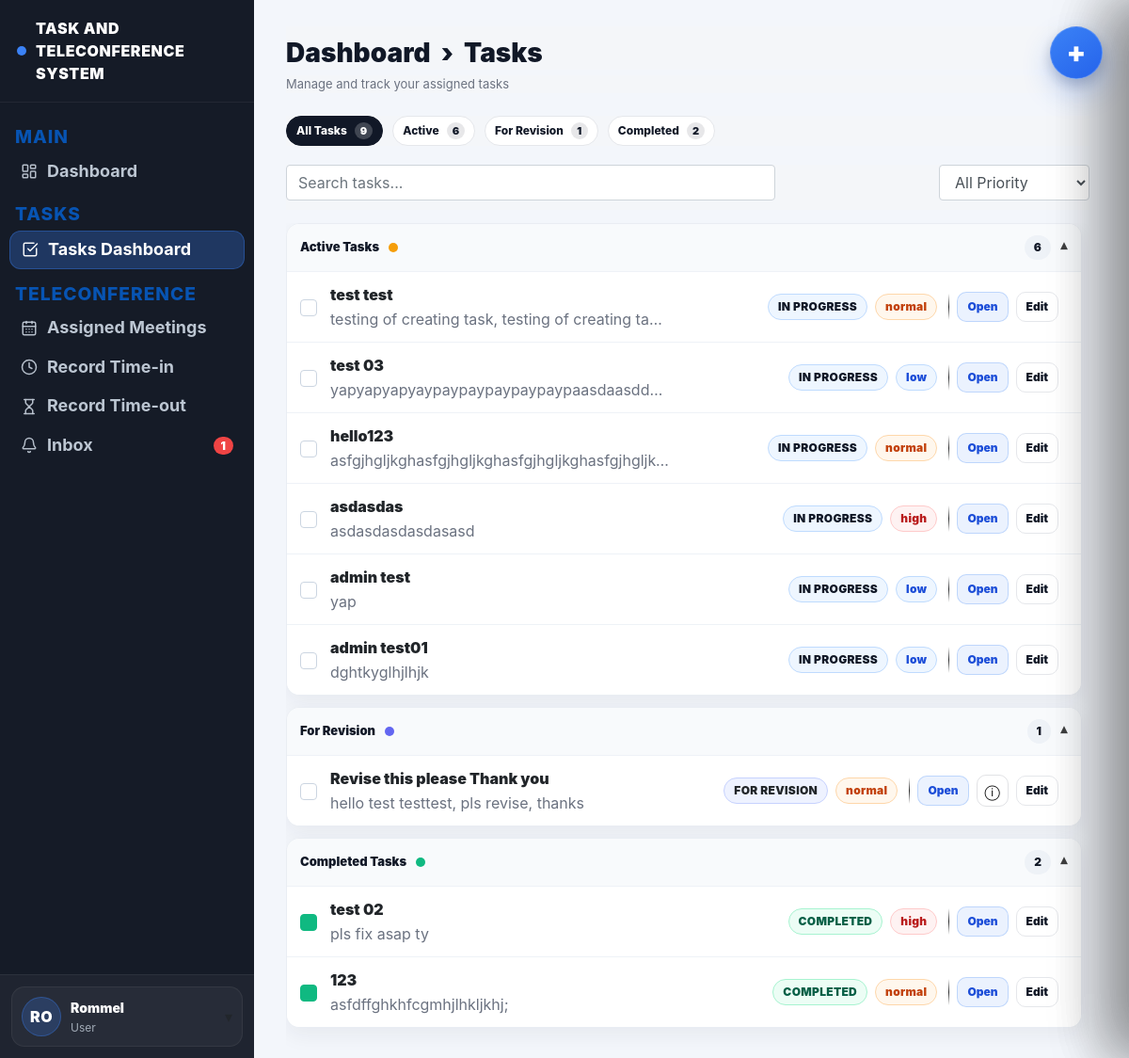
The app's page /task-dashboard (signed in), older data.
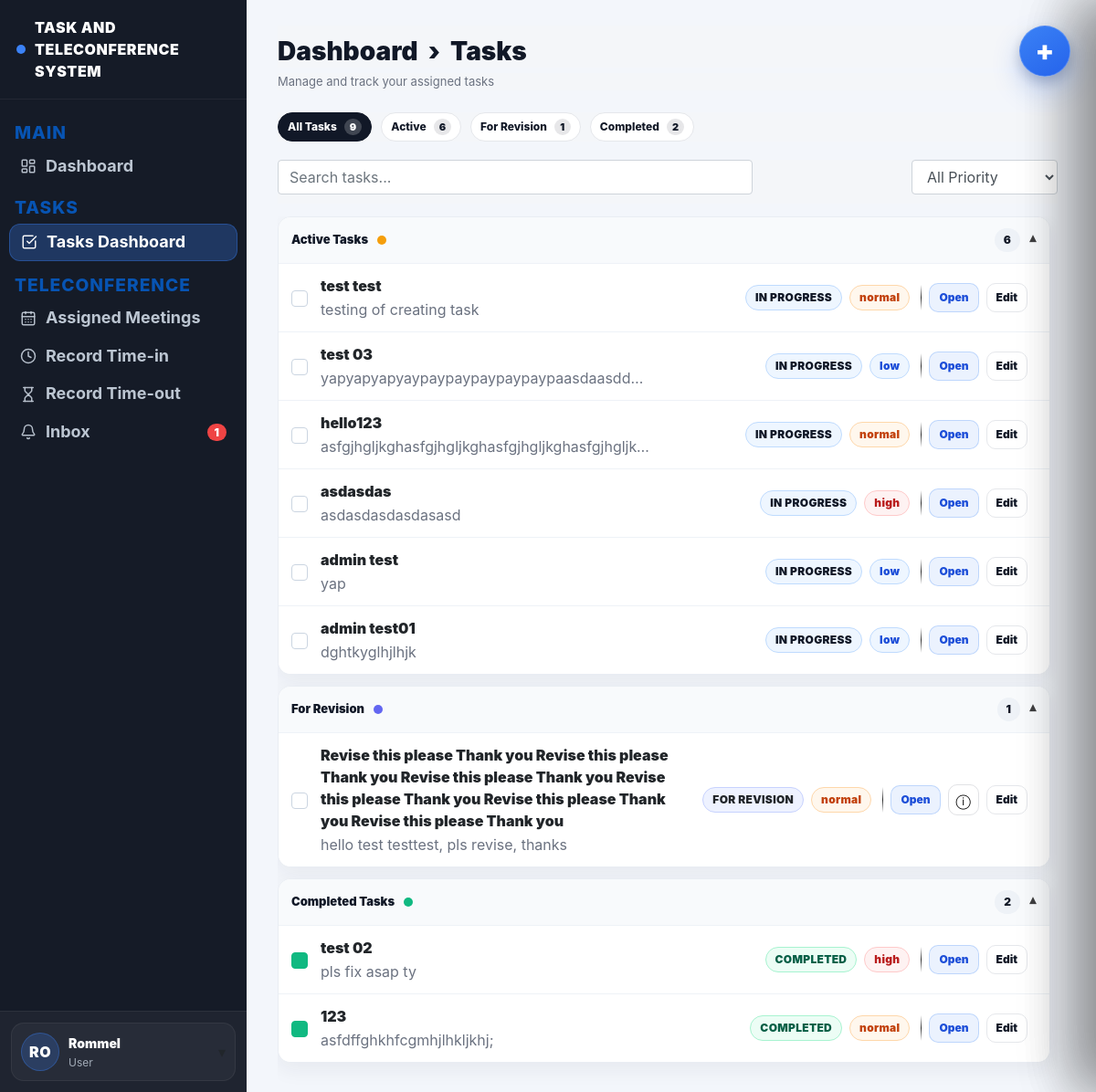
The same page, newer data.
### website/models.py (models this page shows, shortened)
class User(db.Model, UserMixin):
    id = db.Column(db.Integer, primary_key=True)
    email = db.Column(db.String(150), unique=True)
    password = db.Column(db.String(150))
    firstname = db.Column(db.String(150))
    is_admin = db.Column(db.Boolean, default=False)
    role = db.Column(db.String(20), default="user")
    notes = db.relationship('Note')
    notifications = db.relationship('Notification', lazy=True, cascade="all, delete-orphan")

class Task(db.Model):
    id = db.Column(db.Integer, primary_key=True)
    title = db.Column(db.String(200), nullable=False)
    description = db.Column(db.Text)
    assigned_to = db.Column(db.Integer, db.ForeignKey('user.id'))
    assigned_user = db.relationship('User', foreign_keys=[assigned_to])
    status = db.Column(db.String(50), default="assigned")
    priority = db.Column(db.String(20), default="normal")
    deadline = db.Column(db.DateTime)
    file_path = db.Column(db.String(300))
    last_edited_by = db.Column(db.Integer, nullable=True)
    last_edited_at = db.Column(db.DateTime, server_default=func.now(), onupdate=func.now())
    created_at = db.Column(db.DateTime(timezone=True), server_default=func.now())

### website/views.py (the view)
@views.route('/task-dashboard')
@login_required
def task_dashboard():
    if current_user.is_admin:
        tasks = Task.query.order_by(Task.created_at.desc()).all()
    else:
        tasks = Task.query.all()
    unread_count = Notification.query.filter_by(user_id=current_user.id, is_read=False).count()
    return render_template(
        "task_dashboard.html",
        user=current_user,
        tasks=tasks,
        unread_count=unread_count
    )

### website/templates/task_dashboard.html (shortened to what this page needs)
{% extends "base.html" %}
{% block content %}
<div class="main-inner">
  <h1 class="td-title">Dashboard &nbsp;›&nbsp; Tasks</h1>
  <div class="td-sub">Manage and track your assigned tasks</div>
  {% set all_count = tasks|length if tasks else 0 %}
  {% set revision_tasks = tasks|selectattr("status","equalto","for_revision")|list if tasks else [] %}
  {% set revision_count = revision_tasks|length %}
  {% set completed_tasks = tasks|selectattr("status","equalto","completed")|list if tasks else [] %}
  {% set completed_count = completed_tasks|length %}
  {% set active_tasks = tasks|rejectattr("status","equalto","completed")
                            |rejectattr("status","equalto","for_revision")
                            |list if tasks else [] %}
  {% set active_count = active_tasks|length %}
  <div class="td-pills">
    <button class="pill-tab active" type="button" data-filter="all">
      All Tasks <span class="pill-count">{{ all_count }}</span>
    </button>
    <button class="pill-tab" type="button" data-filter="active">
      Active <span class="pill-count">{{ active_count }}</span>
    </button>
    <button class="pill-tab" type="button" data-filter="revision">
      For Revision <span class="pill-count">{{ revision_count }}</span>
    </button>
    <button class="pill-tab" type="button" data-filter="completed">
      Completed <span class="pill-count">{{ completed_count }}</span>
    </button>
  </div>
  <div class="td-toolbar">
    <input id="taskSearch" class="form-control td-search" placeholder="Search tasks..." />
    <select id="priorityFilter" class="form-control td-filter" style="width:160px;">
      <option value="all">All Priority</option>
    </select>
  </div>
  <div class="scroll">
    <div class="sec open" data-section="active">
      <button class="sec-h" type="button">
        <div class="sec-h-left">
          <span class="sec-title">Active Tasks</span>
          <span class="sec-badge badge-active"></span>
        </div>
        <div style="display:flex; align-items:center; gap:10px;">
          <span class="sec-count">{{ active_count }}</span>
          <span class="sec-caret">▾</span>
        </div>
      </button>
      <div class="sec-body">
        {% if active_tasks and active_tasks|length > 0 %}
          {% for task in active_tasks %}
            <div class="task-row task-item"
                 id="task-{{ task.id }}"
                 data-task-id="{{ task.id }}"
                 data-status="{{ task.status }}"
                 data-title="{{ (task.title ~ ' ' ~ (task.description or ''))|lower }}"
                 data-priority="{{ (task.priority or 'normal')|lower if task.priority is defined else 'normal' }}">
              <div class="task-left">
                <div class="task-check"></div>
                <div class="task-info">
                  <a class="task-title-link"
                     href="{{ url_for('views.task_dashboard') }}?focus={{ task.id }}"
                     data-focus-task="{{ task.id }}">
                    {{ task.title }}
                  </a>
                  <div class="task-meta">
                    {{ task.description }}
                  </div>
                </div>
                <div class="task-tags">
                  <span class="status st-active">{{ task.status|replace("_"," ")|upper }}</span>
                  {% set pr = (task.priority or 'normal')|lower %}
                  <span class="prio prio-{{ pr }}">{{ pr|upper }}</span>
                </div>
              </div>
              <div class="task-right">
                <div class="task-actions">
                  <button type="button" class="btn-mini" data-open-task="{{ task.id }}">Open</button>
                  <button type="button" class="btn-mini ghost" data-edit-task="{{ task.id }}">Edit</button>
                </div>
              </div>
            </div>
          {% endfor %}
        {% else %}
          <div style="padding:12px 14px; color:#6b7280;">No active tasks.</div>
        {% endif %}
      </div>
    </div>
    <div class="sec open" data-section="revision">
      <button class="sec-h" type="button">
        <div class="sec-h-left">
          <span class="sec-title">For Revision</span>
          <span class="sec-badge" style="background:#6366f1;"></span>
        </div>
        <div style="display:flex; align-items:center; gap:10px;">
          <span class="sec-count">{{ revision_count }}</span>
          <span class="sec-caret">▾</span>
        </div>
      </button>
      <div class="sec-body">
        {% if revision_tasks and revision_tasks|length > 0 %}
          {% for task in revision_tasks %}
            <div class="task-row task-item"
                 id="task-{{ task.id }}"
                 data-task-id="{{ task.id }}"
                 data-status="{{ task.status }}"
                 data-title="{{ (task.title ~ ' ' ~ (task.description or ''))|lower }}"
                 data-priority="{{ (task.priority or 'normal')|lower }}">
              <div class="task-left">
                <div class="task-check"></div>
                <div class="task-info">
                  <a class="task-title-link"
                     href="{{ url_for('views.task_dashboard') }}?focus={{ task.id }}"
                     data-focus-task="{{ task.id }}">
                    {{ task.title }}
                  </a>
                  <div class="task-meta">{{ task.description }}</div>
                </div>
                <div class="task-tags">
                  <span class="status" style="background:#eef2ff;border-color:#c7d2fe;">
                    {{ task.status|replace("_"," ")|upper }}
                  </span>
                  {% set pr = (task.priority or 'normal')|lower %}
                  <span class="prio prio-{{ pr }}">{{ pr|upper }}</span>
                </div>
              </div>
              <div class="task-right">
                <div class="task-actions">
                  <button type="button" class="btn-mini" data-open-task="{{ task.id }}">Open</button>
                  <button type="button"
                          class="btn-icon ghost"
                          title="Details"
                          aria-label="Details"
                          data-focus-task="{{ task.id }}">
                    ⓘ
                  </button>
                  <button type="button" class="btn-mini ghost" data-edit-task="{{ task.id }}">Edit</button>
                </div>
              </div>
            </div>
          {% endfor %}
        {% else %}
          <div style="padding:12px 14px; color:#6b7280;">No tasks for revision.</div>
        {% endif %}
      </div>
    </div>
    <div class="sec open" data-section="completed">
      <button class="sec-h" type="button">
        <div class="sec-h-left">
          <span class="sec-title">Completed Tasks</span>
          <span class="sec-badge badge-done"></span>
        </div>
        <div style="display:flex; align-items:center; gap:10px;">
          <span class="sec-count">{{ completed_count }}</span>
          <span class="sec-caret">▾</span>
        </div>
      </button>
      <div class="sec-body">
        {% if completed_tasks and completed_tasks|length > 0 %}
          {% for task in completed_tasks %}
            <div class="task-row task-item"
                 id="task-{{ task.id }}"
                 data-task-id="{{ task.id }}"
                 data-status="{{ task.status }}"
                 data-title="{{ (task.title ~ ' ' ~ (task.description or ''))|lower }}"
                 data-priority="{{ (task.priority or 'normal')|lower }}">
              <div class="task-left">
                <div class="task-check" style="background:#10b981; border-color:#10b981;"></div>
                <div class="task-info">
                  <a class="task-title-link"
                     href="{{ url_for('views.task_dashboard') }}?focus={{ task.id }}"
                     data-focus-task="{{ task.id }}">
                    {{ task.title }}
                  </a>
                  <div class="task-meta">{{ task.description }}</div>
                </div>
                <div class="task-tags">
                  <span class="status st-done">{{ task.status|replace("_"," ")|upper }}</span>
                  {% set pr = (task.priority or 'normal')|lower %}
                  <span class="prio prio-{{ pr }}">{{ pr|upper }}</span>
                </div>
              </div>
              <div class="task-right">
                <div class="task-actions">
                  <button type="button" class="btn-mini" data-open-task="{{ task.id }}">Open</button>
                  <button type="button" class="btn-mini ghost" data-edit-task="{{ task.id }}">Edit</button>
                </div>
              </div>
            </div>
          {% endfor %}
        {% else %}
          <div style="padding:12px 14px; color:#6b7280;">No completed tasks yet.</div>
        {% endif %}
      </div>
    </div>
    <br><br>
  </div>
</div>
<button type="button" class="fab-task" id="openTaskDrawer" aria-label="Create task">
  <span class="fab-plus">+</span>
</button>
{% endblock %}

### website/templates/base.html (shortened to what this page needs)
<!DOCTYPE html>
<html>
<head>
  <link
    rel="stylesheet"
    href="https://stackpath.bootstrapcdn.com/bootstrap/4.4.1/css/bootstrap.min.css"
  />
  <link
    rel="stylesheet"
    href="https://stackpath.bootstrapcdn.com/font-awesome/4.7.0/css/font-awesome.min.css"
  />
  <link rel="stylesheet" href="{{ url_for('static', filename='styles.css') }}">
</head>
<body>
<div class="app-shell">
  <aside class="sidebar-dark">
    <div class="sidebar-brand">
      <span class="dot"></span>
      TASK AND TELECONFERENCE SYSTEM
    </div>
    <div class="sidebar-nav">
      <div class="sidebar-section">MAIN</div>
      <a class="sidebar-link {% if request.endpoint == 'views.user_dashboard' %}active{% endif %}"
         href="{{ url_for('views.user_dashboard') }}">
        <i data-lucide="layout-dashboard" class="sidebar-icon" aria-hidden="true"></i>
        <span>Dashboard</span>
      </a>
      <div class="sidebar-section">TASKS</div>
      <a class="sidebar-link {% if request.endpoint == 'views.task_dashboard' %}active{% endif %}"
         href="{{ url_for('views.task_dashboard') }}">
        <i data-lucide="check-square" class="sidebar-icon" aria-hidden="true"></i>
        <span>Tasks Dashboard</span>
      </a>
      <div class="sidebar-section">TELECONFERENCE</div>
      <a class="sidebar-link {% if request.endpoint == 'views.assigned_meetings' %}active{% endif %}"
         href="{{ url_for('views.assigned_meetings') }}">
        <i data-lucide="calendar-days" class="sidebar-icon" aria-hidden="true"></i>
        <span>Assigned Meetings</span>
      </a>
      <a class="sidebar-link {% if request.endpoint == 'views.record_timein' %}active{% endif %}"
         href="{{ url_for('views.record_timein') }}">
        <i data-lucide="clock" class="sidebar-icon" aria-hidden="true"></i>
        <span>Record Time-in</span>
      </a>
      <a class="sidebar-link {% if request.endpoint == 'views.record_timeout' %}active{% endif %}"
         href="{{ url_for('views.record_timeout') }}">
        <i data-lucide="hourglass" class="sidebar-icon" aria-hidden="true"></i>
        <span>Record Time-out</span>
      </a>
      <a class="sidebar-link {% if request.endpoint == 'views.inbox' %}active{% endif %}"
         href="{{ url_for('views.inbox') }}">
        <i data-lucide="bell" class="sidebar-icon" aria-hidden="true"></i>
        <span>Inbox</span>
        {% if unread_count and unread_count > 0 %}
          <span class="sidebar-badge">{{ unread_count }}</span>
        {% endif %}
      </a>
    </div>
    {% if current_user.is_authenticated %}
    <div class="sidebar-footer">
      {% set parts = (current_user.firstname or '').split() %}
      {% set first = parts[0] if parts|length > 0 else '' %}
      {% set last = parts[-1] if parts|length > 1 else '' %}
      {% set initials = (first[:1] ~ (last[:1] if last else (first[1:2] if first|length > 1 else ''))).upper() %}
      <div class="user-box" id="userBox">
        <button class="user-trigger" type="button" id="userToggle">
          <div class="user-row">
            <div class="user-avatar">{{ initials }}</div>
            <div>
              <div class="user-name">{{ current_user.firstname }}</div>
              <div class="user-sub">User</div>
            </div>
          </div>
          <div class="caret">▾</div>
        </button>
      </div>
    </div>
    {% endif %}
  </aside>
  <main class="main-area">
    <div class="content-wrap">
      {% block content %}{% endblock %}
    </div>
  </main>
</div>
</body>
</html>

### website/templates/task_dashboard.html (style rules this page uses)
.main-inner { display:flex; flex-direction:column; height:100vh; overflow:hidden; }
.td-title, .td-sub, .td-pills, .td-toolbar { position: sticky; top: 0; z-index: 20; background: #f4f6f9; }
.td-title { padding-top: 12px; }
.td-toolbar { padding-bottom: 10px; }
.scroll { flex:1; overflow-y:auto; padding-right:8px; }
.task-title-link { display:inline-block; margin:0; font-weight:900; color:inherit; text-decoration:none; cursor:pointer; }
.btn-icon { width:34px; height:34px; border-radius:10px; border:1px solid rgba(15,23,42,.12); background:#fff; display:inline-flex; align-items:center; justify-content:center; cursor:pointer; padding:0; line-height:1; }
.btn-icon.ghost { background:transparent; }

Row changes from the older to the newer data that the page shows:
changed Task "test test": description "testing of creating task, testing of creating ta…" → "testing of creating task"
changed Task "hello test testtest, pls revise, thanks": title "Revise this please Thank you" → "Revise this please Thank you Revise this please Thank you Revise this please Thank you Revise this please Thank you Revise this please Thank you Revise this please Thank you"
